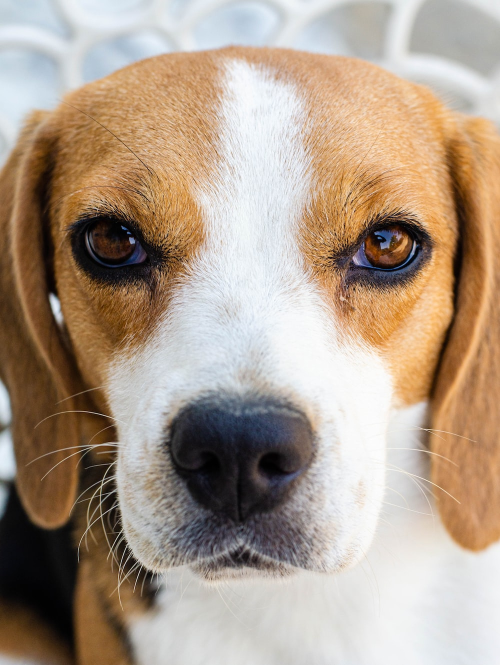
#> input picture data/beagle105.jpg, 1000 x 1330 px (shown at 1/2 size); its folder holds 4 pictures in this run; the run also reads 2 pictures not shown here
$ python data_gen_multithreading.py
#> lines starting #> are read from the running program, lines starting #| are printed output that depends on the picture
# import os
# import cv2
# import concurrent.futures
# from skimage.metrics import structural_similarity as ssim
# import time
#
# # Đường dẫn đến thư mục chứa các bức ảnh
# path = "./data"
#
# # Lấy danh sách các tệp tin ảnh trong thư mục
# image_files = [os.path.join(path, f) for f in os.listdir(path) if
#                os.path.isfile(os.path.join(path, f)) and f.endswith(('.png', '.jpg', '.jpeg', '.bmp'))]
#
# # Số lượng ảnh tối đa cần so sánh
# max_images = len(image_files)
# def check_duplicate(img_path1, img_path2):
#     # Đọc ảnh từ file
#     img1 = cv2.imread(img_path1)
#     img2 = cv2.imread(img_path2)
#
#     # Chuyển ảnh sang độ xám
#     img1_gray = cv2.cvtColor(img1, cv2.COLOR_BGR2GRAY)
#     img2_gray = cv2.cvtColor(img2, cv2.COLOR_BGR2GRAY)
#
#     # Resize ảnh cùng kích thước
#     img1_gray_resized = cv2.resize(img1_gray, (img2_gray.shape[1], img2_gray.shape[0]))
#
#     # Tính toán chỉ số SSIM
#     ssim_score = ssim(img1_gray_resized, img2_gray)
#
#     # Nếu chỉ số SSIM > 0.95, coi như 2 ảnh giống nhau và trả về kết quả
#     if ssim_score > 0.95:
#         return (img_path1, img_path2)
#
# # Thực hiện so sánh từng cặp ảnh với số lượng ảnh từ 1 đến max_images
# for num_images in range(1, max_images + 1):
#     # Tạo các cặp bức ảnh để so sánh
#     pairs = []
#     for i in range(num_images):
#         for j in range(i + 1, num_images):
#             pairs.append((image_files[i], image_files[j]))
#
#     # Sử dụng multithreading để so sánh các cặp ảnh
#     duplicates = []
#     start_time = time.time()
#     # with concurrent.futures.ThreadPoolExecutor() as executor:
#     with concurrent.futures.ThreadPoolExecutor(max_workers=99999) as executor:
#         # Tạo các task và submit chúng vào thread pool
#         futures = [executor.submit(check_duplicate, pair[0], pair[1]) for pair in pairs]
#
#         # Lấy kết quả trả về từ các task đã hoàn thành
#         for future in concurrent.futures.as_completed(futures):
#             result = future.result()
#             if result is not None:
#                 duplicates.append(result)
#     end_time = time.time()
#
#     # In ra thời gian thực hiện
#     print("Thời gian chạy với", num_images, "ảnh:", end_time - start_time, "giây")

import os
import cv2
import concurrent.futures
from skimage.metrics import structural_similarity as ssim
import time
import matplotlib.pyplot as plt

# Đường dẫn đến thư mục chứa các bức ảnh
path = "./data"

# Lấy danh sách các tệp tin ảnh trong thư mục
image_files = [os.path.join(path, f) for f in os.listdir(path) if
               os.path.isfile(os.path.join(path, f)) and f.endswith(('.png', '.jpg', '.jpeg', '.bmp'))]

# Khởi tạo các giá trị số lượng ảnh để tính toán thời gian thực hiện và vẽ biểu đồ
max_num_images = len(image_files)
num_images = []
execution_times = []
def check_duplicate(img_path1, img_path2):
    # Đọc ảnh từ file
    img1 = cv2.imread(img_path1)
    img2 = cv2.imread(img_path2)

    # Chuyển ảnh sang độ xám
    img1_gray = cv2.cvtColor(img1, cv2.COLOR_BGR2GRAY)
    img2_gray = cv2.cvtColor(img2, cv2.COLOR_BGR2GRAY)

    # Resize ảnh cùng kích thước
    img1_gray_resized = cv2.resize(img1_gray, (img2_gray.shape[1], img2_gray.shape[0]))

    # Tính toán chỉ số SSIM
    ssim_score = ssim(img1_gray_resized, img2_gray)

    # Nếu chỉ số SSIM > 0.95, coi như 2 ảnh giống nhau và trả về kết quả
    if ssim_score > 0.95:
        return (img_path1, img_path2)
# Lặp qua các số lượng ảnh khác nhau để tính toán thời gian thực hiện và lưu vào num_images và execution_times
for num in range(1, max_num_images+1):
    pairs = []
    for i in range(num):
        for j in range(i + 1, num):
            pairs.append((image_files[i], image_files[j]))

    start_time = time.time()
    with concurrent.futures.ThreadPoolExecutor() as executor:
    # with concurrent.futures.ThreadPoolExecutor(max_workers=1000000) as executor:
        # Tạo các task và submit chúng vào thread pool
        futures = [executor.submit(check_duplicate, pair[0], pair[1]) for pair in pairs]

        # Lấy kết quả trả về từ các task đã hoàn thành
        for future in concurrent.futures.as_completed(futures):
            result = future.result()

    end_time = time.time()
    num_images.append(num)
    execution_times.append(end_time - start_time)
#> this loop made 4 passes
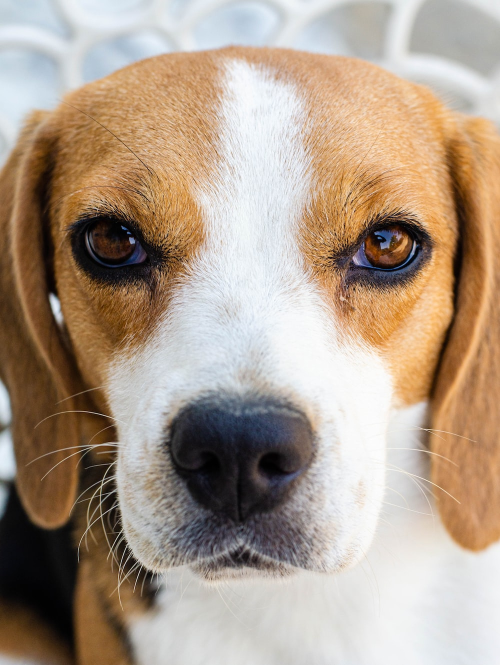
#> input picture data/beagle105.jpg, 1000 x 1330 px (shown at 1/2 size)
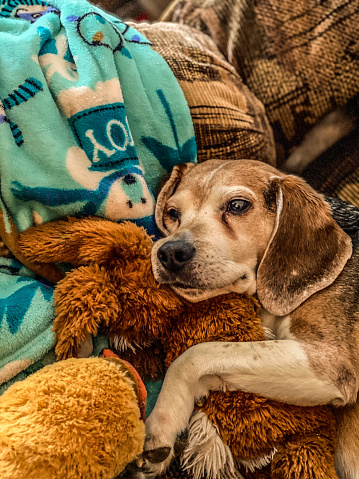
#> input picture data/beagle109.jpg, 359 x 479 px
#> pass 2, in check_duplicate, `img1_gray = cv2.cvtColor(img1, cv2.COLOR_BGR2GRAY)`:
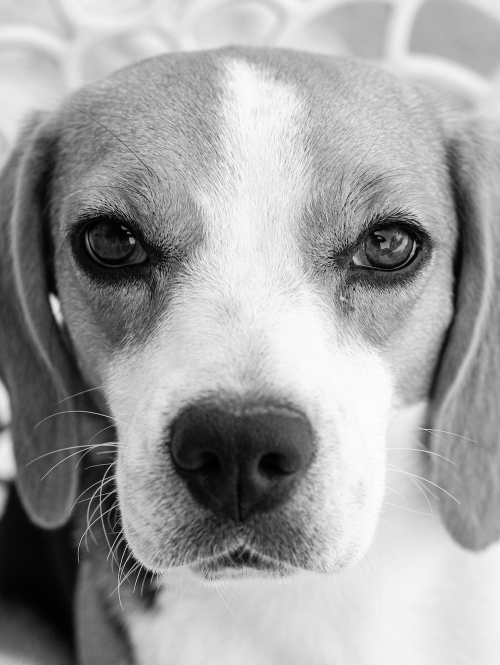
#> img1_gray: shape (1330, 1000) (shown at 1/2 size); min 0, max 255, mean 159.6
#> pass 2, in check_duplicate, `img2_gray = cv2.cvtColor(img2, cv2.COLOR_BGR2GRAY)`:
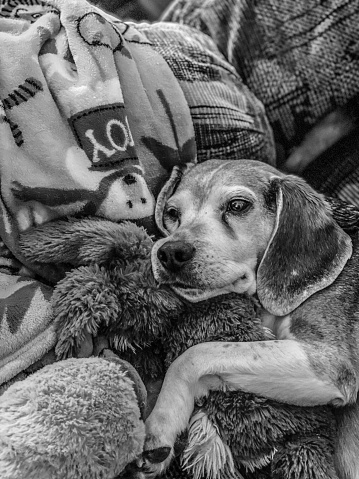
#> img2_gray: shape (479, 359); min 0, max 254, mean 104.5
#> pass 2, in check_duplicate, `img1_gray_resized = cv2.resize(img1_gray, (img2_gray.shape[1], img2_gr..`:
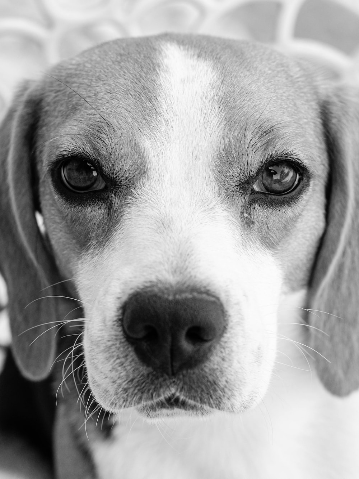
#> img1_gray_resized: shape (479, 359); min 0, max 253, mean 159.5
#> pass 3, in check_duplicate (call 3), `img2 = cv2.imread(img_path2)`:
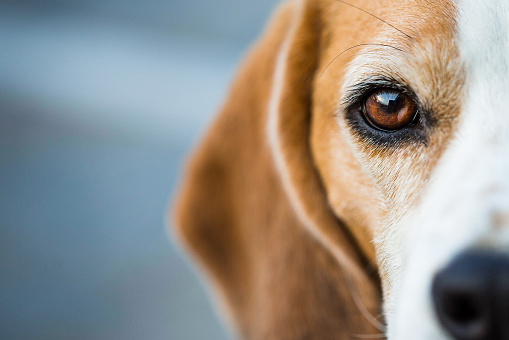
#> img2: shape (340, 509, 3); mean B, G, R 137.7, 144.6, 149.3

# Vẽ biểu đồ dữ liệu
plt.plot(num_images, execution_times)
plt.xlabel("Số lượng ảnh")
plt.ylabel("Thời gian thực hiện (giây)")
plt.show()
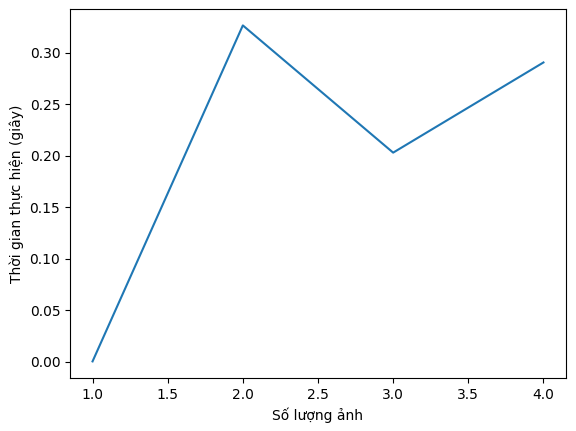
#> figure drawn by matplotlib, 1 panel
